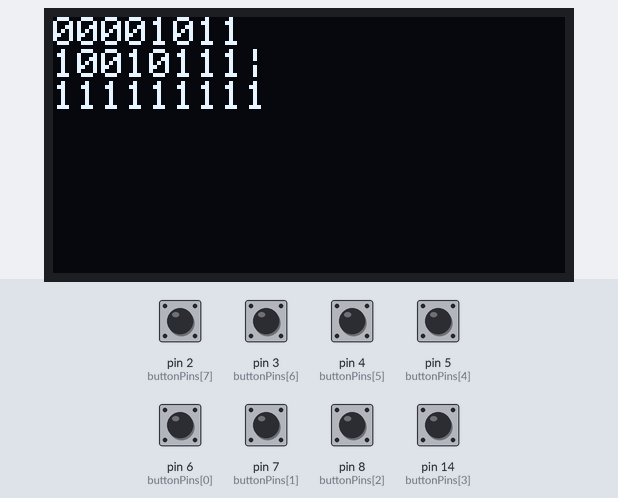
This sketch was run on a simulated Arduino Mega 2560, built with avr-gcc and run on an emulated ATmega2560. Parts: 128×64 one-colour display. The inputs (shaded band) are chosen by the test bench; at power-on: pin 2 (buttonPins[7]), pin 3 (buttonPins[6]), pin 4 (buttonPins[5]), pin 5 (buttonPins[4]), pin 6 (buttonPins[0]), pin 7 (buttonPins[1]), pin 8 (buttonPins[2]), pin 14 (buttonPins[3]) LOW. Random numbers use the default seed unless the sketch sets one.

Above: at 1.2 s.
1.3 s: pin 2 (buttonPins[7]) pulled HIGH for 0.15 s
At 1.42 s:
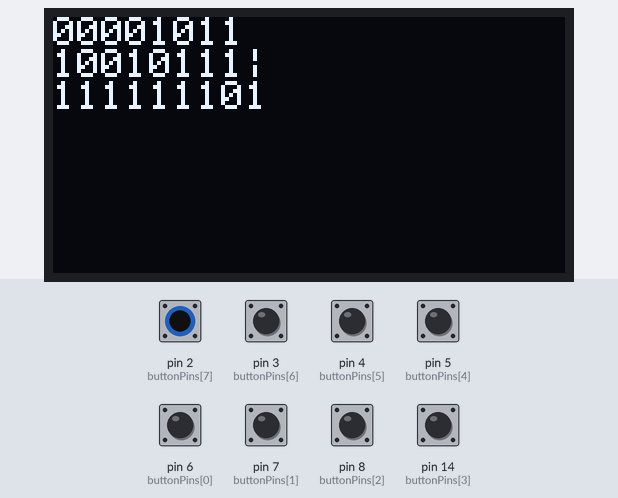
2.9 s: pin 3 (buttonPins[6]) pulled HIGH for 0.15 s
At 3.02 s:
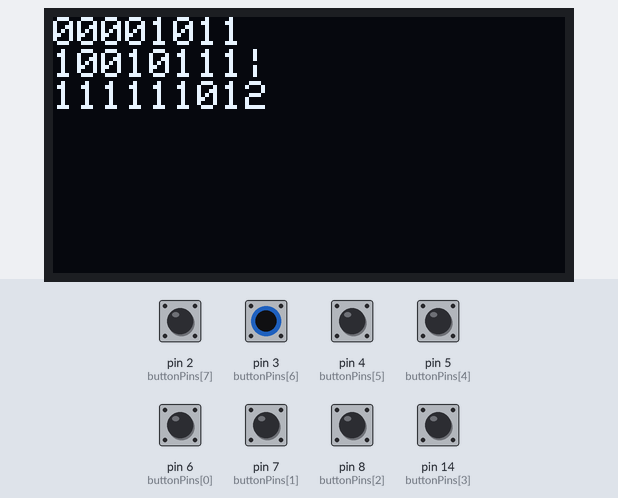
4.5 s: pin 4 (buttonPins[5]) pulled HIGH for 0.15 s
At 4.62 s:
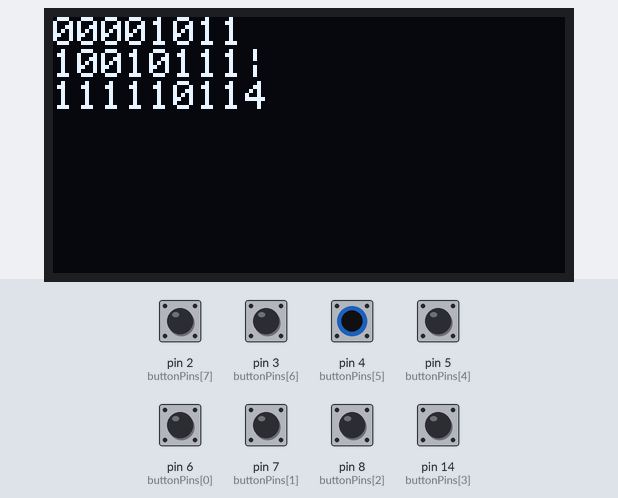
6.1 s: pin 5 (buttonPins[4]) pulled HIGH for 0.15 s
At 6.2 s:
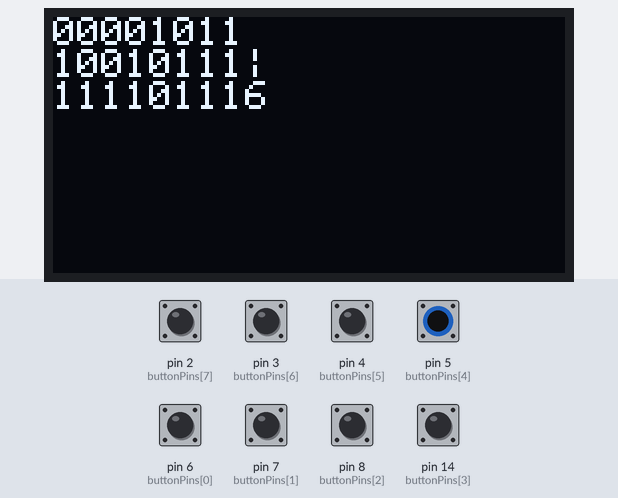
7.7 s: pin 6 (buttonPins[0]) pulled HIGH for 0.15 s
At 7.82 s:
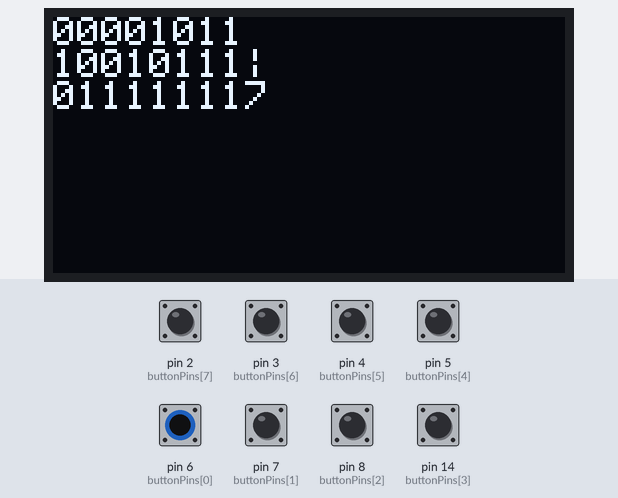
9.4 s: pin 7 (buttonPins[1]) pulled HIGH for 0.15 s
At 9.53 s:
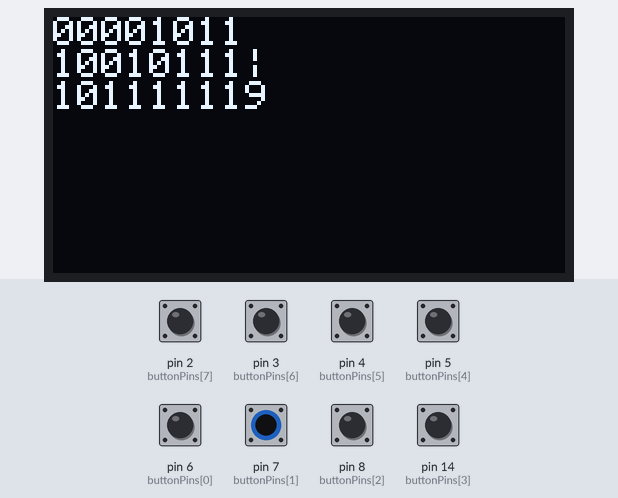
Timing chart, 0 to 12.4 s (numbered marks = the images above; inputs shaded):
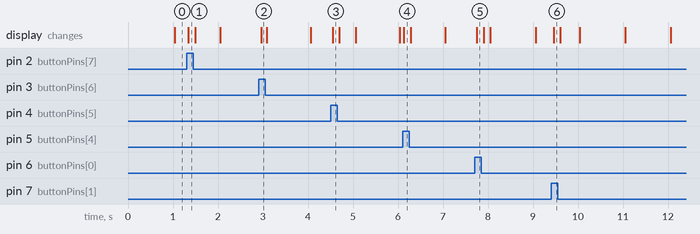

The sketch:

bitwisegame.ino
```cpp
#include <SPI.h>
#include <Wire.h>
#include <Adafruit_GFX.h>
#include <Adafruit_SSD1306.h>

#define OLED_MOSI   9
#define OLED_CLK   10
#define OLED_DC    11
#define OLED_CS    12
#define OLED_RESET 13
Adafruit_SSD1306 display(OLED_MOSI, OLED_CLK, OLED_DC, OLED_RESET, OLED_CS);

const int buttonPins[8] = {6, 7, 8, 14, 5, 4, 3, 2};
int buttonStates[8] = { };
int answerDigits[8], firstBinary[8], secondBinary[8], resultBinary[8];
int x, operation, mask;
String opString;

unsigned long startTime, elapsedTime;
//unsigned int firstInt = 0, secretInt = 0, resultsInt = 0; //these will be generated from the arrays
                                                          //and used for the actual bitwise arithmetic
                                                          //so that we can reduce our reliance on for loops
                                                          //not being used yet

void setup() {
  Serial.begin(9600);
  randomSeed(analogRead(23));
  display.begin(SSD1306_SWITCHCAPVCC);
  display.clearDisplay();

  //setup loop
  for(x = 0; x < 8; x++) {
    //mask = 1;
    pinMode(buttonPins[x], INPUT);

    firstBinary[x] = random(2); //assigns either a 0 or 1 to each index
    /*if (firstBinary[x]) {
      mask = mask << x;
      firstInt = firstInt | mask;
    }*/

    secondBinary[x] = random(2);
    /*if (secretBinary[x]){
      mask = mask << x;
      secretInt = secretInt | mask;
    }*/
  }

  operation = random(2); //assigns either a 0, representing AND, or a 1, representing OR, to the variable operation
  if (operation) {
    opString = "|";

    for(x = 0; x < 8; x++) {
      if(firstBinary[x] || secondBinary[x]) {
        resultBinary[x] = 1;
      } else {
        resultBinary[x] = 0;
      }
    }
  } else {
    opString = "&";

    for(x = 0; x < 8; x++) {
      if(firstBinary[x] && secondBinary[x]) {
        resultBinary[x] = 1;
      } else {
        resultBinary[x] = 0;
      }
    }
  }

  //resultsInt = firstInt | secretInt;  //we'll use arrays and for loops first to get the functionality in place

  display.setTextSize(1);
  display.setTextColor(WHITE);
}

void loop() {
  startTime = millis();
  display.setCursor(0,0);


  for (x = 0; x < 8; x++) {
    buttonStates[x] = digitalRead(buttonPins[x]);

    if (buttonStates[x] == HIGH) {
      answerDigits[x] = 0;
    } else {
      answerDigits[x] = 1;
    }

  }

  display.clearDisplay();

  for(x = 0; x < 8; x++) {
    display.print(firstBinary[x]);
  }

  display.println();

  for(x = 0; x < 8; x++) {
    display.print(secondBinary[x]);
  }

  display.println(opString);

  for (x = 0; x < 8; x++) {
    display.print(answerDigits[x]);
  }

  if (startTime >= 20000) {
    if (binaryCompare(answerDigits, resultBinary) == 0) {
      display.println("Correct!");
    } else {
      display.println("Incorrect!");
    }
  } else {
      display.println(startTime / 1000);
  }


  display.display();


}

int binaryCompare(int *answer, int *result) {
  int x;

  for(x = 0; x < 8; x++) {
    if(answer[x] != result[x]) {
      return 1;
    }
  }

  return 0;
}
```
